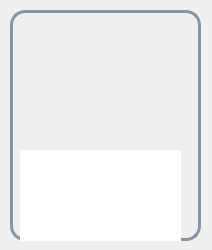
<?xml version="1.0" encoding="UTF-8"?>
<ui version="4.0">
 <class>Form</class>
 <widget class="QWidget" name="Form">
  <property name="geometry">
   <rect>
    <x>0</x>
    <y>0</y>
    <width>212</width>
    <height>250</height>
   </rect>
  </property>
  <property name="minimumSize">
   <size>
    <width>212</width>
    <height>250</height>
   </size>
  </property>
  <property name="maximumSize">
   <size>
    <width>212</width>
    <height>250</height>
   </size>
  </property>
  <property name="sizeIncrement">
   <size>
    <width>212</width>
    <height>250</height>
   </size>
  </property>
  <property name="windowTitle">
   <string>Form</string>
  </property>
  <widget class="QWidget" name="widget_11" native="true">
   <property name="geometry">
    <rect>
     <x>10</x>
     <y>10</y>
     <width>191</width>
     <height>231</height>
    </rect>
   </property>
   <property name="styleSheet">
    <string notr="true">
border-radius: 15px;
border: 3px solid #8994A4;</string>
   </property>
   <widget class="QLabel" name="label_27">
    <property name="geometry">
     <rect>
      <x>20</x>
      <y>10</y>
      <width>151</width>
      <height>141</height>
     </rect>
    </property>
    <property name="styleSheet">
     <string notr="true">border-radius: 0px;
border: 0px;</string>
    </property>
    <property name="text">
     <string/>
    </property>
    <property name="pixmap">
     <pixmap>../icons/INTEL/Intel Core i5-14600K.png</pixmap>
    </property>
    <property name="scaledContents">
     <bool>true</bool>
    </property>
   </widget>
   <widget class="QTextEdit" name="textEdit_4">
    <property name="geometry">
     <rect>
      <x>10</x>
      <y>140</y>
      <width>161</width>
      <height>91</height>
     </rect>
    </property>
    <property name="styleSheet">
     <string notr="true">border-radius: 0px;
border: 0px;</string>
    </property>
    <property name="html">
     <string>&lt;!DOCTYPE HTML PUBLIC &quot;-//W3C//DTD HTML 4.0//EN&quot; &quot;http://www.w3.org/TR/REC-html40/strict.dtd&quot;&gt;
&lt;html&gt;&lt;head&gt;&lt;meta name=&quot;qrichtext&quot; content=&quot;1&quot; /&gt;&lt;style type=&quot;text/css&quot;&gt;
p, li { white-space: pre-wrap; }
&lt;/style&gt;&lt;/head&gt;&lt;body style=&quot; font-family:'MS Shell Dlg 2'; font-size:7.8pt; font-weight:400; font-style:normal;&quot;&gt;
&lt;p style=&quot; margin-top:0px; margin-bottom:0px; margin-left:0px; margin-right:0px; -qt-block-indent:0; text-indent:0px;&quot;&gt;&lt;span style=&quot; font-size:8pt; font-weight:600; color:#ffffff;&quot;&gt;Intel Core i5-13400F&lt;/span&gt;&lt;span style=&quot; font-size:8pt; color:#ffffff;&quot;&gt;&lt;br /&gt;10 nhân, 16 luồng&lt;br /&gt;Socket: LGA1700&lt;br /&gt;Gaming tầm trung&lt;br /&gt;Giá: 4.400.000 VNĐ&lt;/span&gt;&lt;/p&gt;&lt;/body&gt;&lt;/html&gt;</string>
    </property>
   </widget>
  </widget>
 </widget>
 <resources/>
 <connections/>
</ui>
